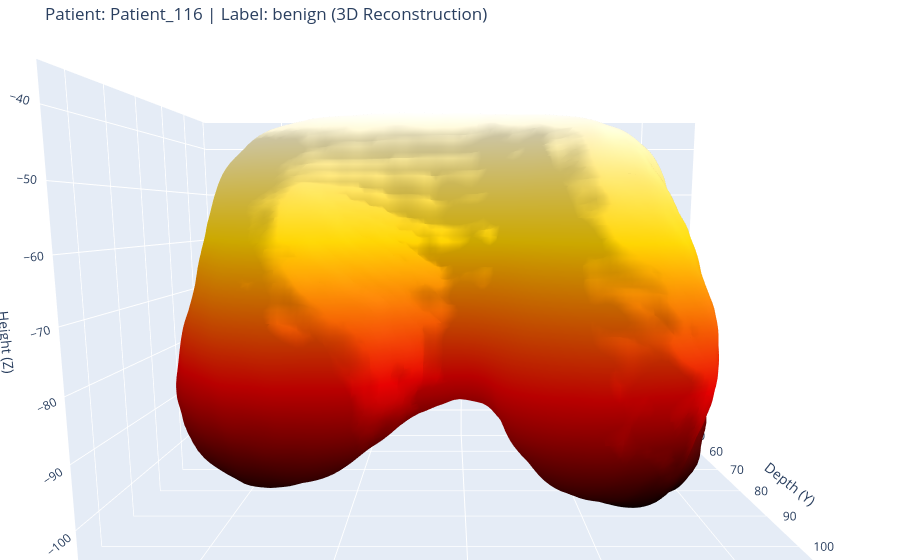
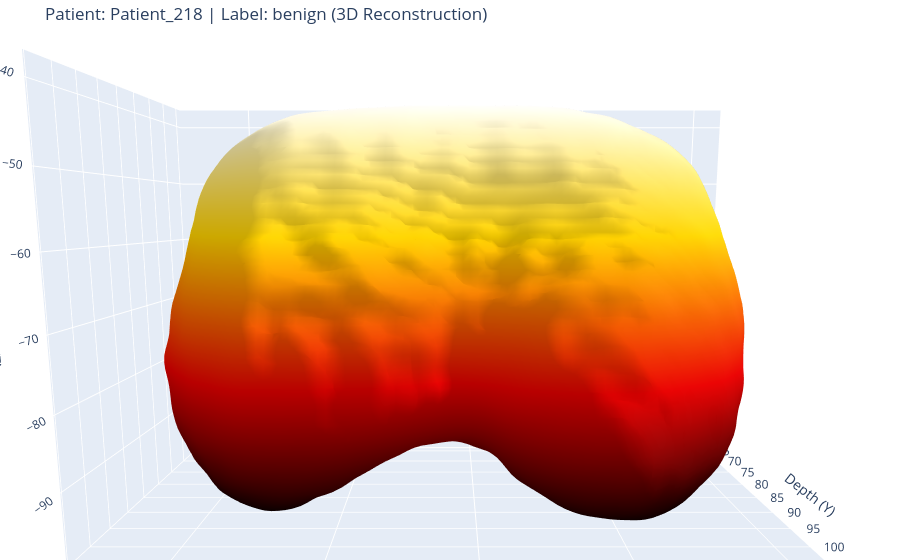
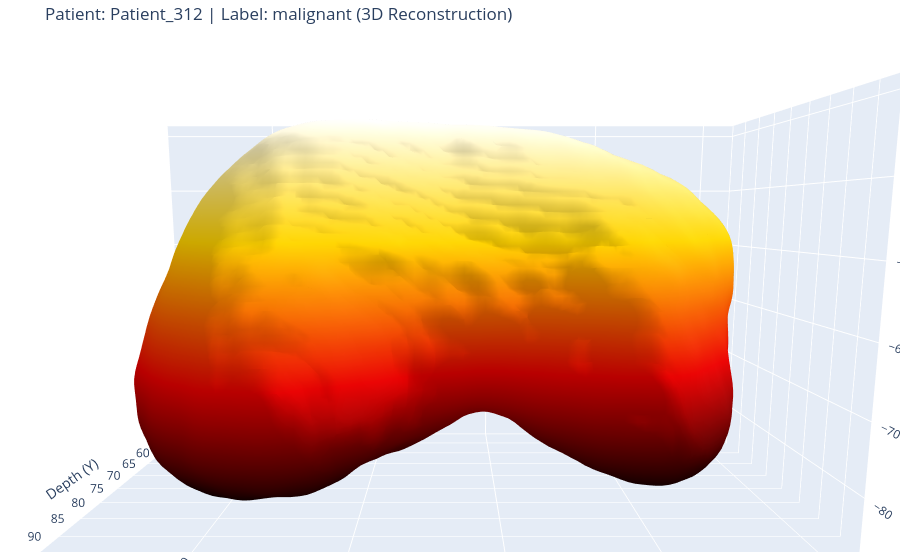
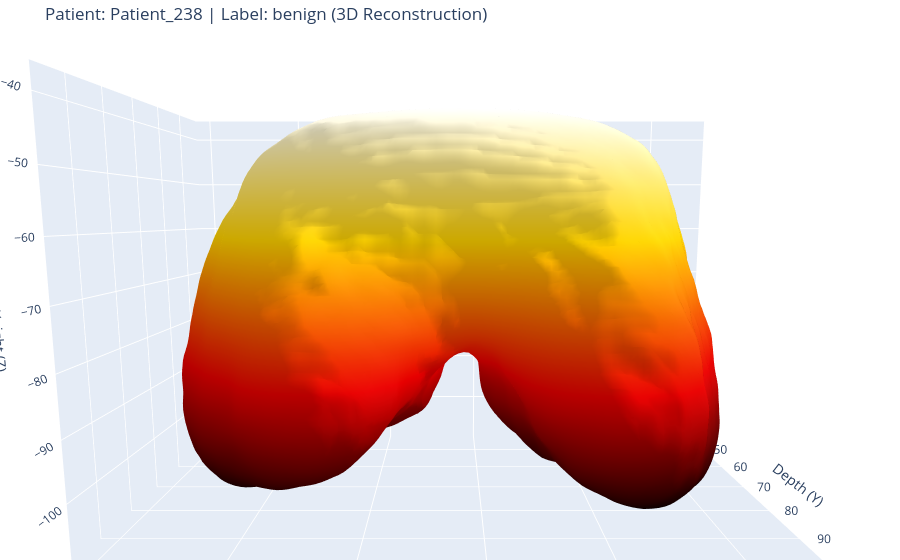

The notebook cell these images were saved under, in order:
### Markdown cell above
## Post-Training 3D Visualization (Local Laptop)
Run this cell to perform inference using explicit local Windows paths.

### Code cell
# ════════════════════════════════════════════════════════════════
# 3D VISUALIZATION OF RANDOM PATIENTS (LAPTOP LOCAL) - UPRIGHT
# ════════════════════════════════════════════════════════════════
import random
import io
from IPython.display import display, Image
import torch
from pathlib import Path
from skimage.measure import marching_cubes
from scipy.ndimage import gaussian_filter
import plotly.graph_objects as go

# NOTE: All classes (UNet, Encoder2D, Decoder3D, PatientDataset, build_patient_groups)
# are defined in earlier cells. Make sure to run those cells first.

def visualize_random_patients_local(n=5):
    device = torch.device("cuda" if torch.cuda.is_available() else "cpu")
    print(f"Using device: {device}")
    
    # Hardcoded Absolute Paths for your Laptop
    unet_ckpt = r"../../UNET_Segmentation/breast_segmentation_unet_best_gpu.pth"
    tiff_base = r"../../data/organized_by_patient"
    ckpt_path = Path(r"../../UNET_Segmentation/3DBreastnet/checkpoints_3d/3dbreastnet_best.pth")
    
    if not ckpt_path.exists():
        print(f"Error: No trained model found at {ckpt_path}.")
        return
        
    print("Loading checkpoints...")
    
    unet = UNet().to(device)
    unet.load_state_dict(torch.load(unet_ckpt, map_location=device, weights_only=False))
    unet.eval()
    
    ckpt = torch.load(ckpt_path, map_location=device, weights_only=False)
    enc = Encoder2D().to(device)
    dec = Decoder3D().to(device)
    enc.load_state_dict(ckpt["enc"])
    dec.load_state_dict(ckpt["dec"])
    enc.eval(); dec.eval()
    
    print(f"Loading patient list from {tiff_base}...")
    groups = build_patient_groups(tiff_base)
    if len(groups) == 0: 
        print("No patients found. Check dataset path.")
        return
    
    selected = random.sample(groups, min(n, len(groups)))
    dataset = PatientDataset(selected, unet, device)
    
    print(f"Generating 3D models for {len(selected)} patients...")
    
    for i in range(len(dataset)):
        item = dataset[i]
        pid, label = item["patient_id"], item["label"]
        m5 = item["masks_5ch"].unsqueeze(0).to(device)
        
        with torch.no_grad(), torch.amp.autocast("cuda", enabled=torch.cuda.is_available()):
            vol = dec(enc(m5))
        # Ensure we convert any mixed-precision output to float32 before NumPy/SciPy
        vol = vol.float()
        vol_np = vol[0, 0].cpu().numpy()
        vol_np = gaussian_filter(vol_np, sigma=1.5)  # Smooth for better mesh extraction
        
        try:
            verts, faces, normals, values = marching_cubes(vol_np, level=0.02)
            
            fig = go.Figure(data=[
                go.Mesh3d(
                    # SWAPPED AXES to make the patient stand upright!
                    x=verts[:, 2],     # Width mapped to X (left/right)
                    y=verts[:, 0],     # Depth mapped to Y (front/back)
                    z=-verts[:, 1],    # Height mapped to Z (inverted so head points up)
                    
                    i=faces[:, 0], j=faces[:, 1], k=faces[:, 2],
                    colorscale='Hot',
                    intensity=-verts[:, 1],  # Apply heat gradient vertically
                    showscale=False
                )
            ])
            
                        # Lock the camera ratio so it doesn't squish the breasts
            fig.update_layout(
                title=f"Patient: {pid} | Label: {label} (3D Reconstruction)",
                scene=dict(
                    xaxis_title='Width (X)', 
                    yaxis_title='Depth (Y)', 
                    zaxis_title='Height (Z)',
                    aspectmode='data',
                    camera=dict(
                        up=dict(x=0, y=0, z=1),         # Ensure Z is up
                        eye=dict(x=0, y=1.5, z=0.2)     # <--- MOVED TO POSITIVE Y (Looking from the front!)
                    )
                ),
                margin=dict(l=0, r=0, b=0, t=40)
            )

            fig.show()
        except ValueError:
            print(f"Could not generate 3D mesh for {pid} (volume might be empty).")

# Run it!
visualize_random_patients_local(n=5)

### Figure 1 — Plotly figure (JSON) as saved in the notebook; plotly's stock layout.template omitted (floating-point values rounded to 4 significant figures; data arrays with more than 128 entries replaced by an {"elided": "..."} marker saying what was removed)
{"data": [{"colorscale": [[0, "rgb(0,0,0)"], [0.3333, "rgb(230,0,0)"], [0.6667, "rgb(255,210,0)"], [1, "rgb(255,255,255)"]], "i": {"elided": "51700 int values"}, "intensity": {"elided": "25856 float values"}, "j": {"elided": "51700 int values"}, "k": {"elided": "51700 int values"}, "showscale": false, "type": "mesh3d", "x": {"elided": "25856 float values"}, "y": {"elided": "25856 float values"}, "z": {"elided": "25856 float values"}}], "layout": {"margin": {"b": 0, "l": 0, "r": 0, "t": 40}, "scene": {"aspectmode": "data", "camera": {"eye": {"x": 0, "y": 1.5, "z": 0.2}, "up": {"x": 0, "y": 0, "z": 1}}, "xaxis": {"title": {"text": "Width (X)"}}, "yaxis": {"title": {"text": "Depth (Y)"}}, "zaxis": {"title": {"text": "Height (Z)"}}}, "title": {"text": "Patient: Patient_116 | Label: benign (3D Reconstruction)"}}}

### Figure 2 — Plotly figure (JSON) as saved in the notebook; plotly's stock layout.template omitted (floating-point values rounded to 4 significant figures; data arrays with more than 128 entries replaced by an {"elided": "..."} marker saying what was removed)
{"data": [{"colorscale": [[0, "rgb(0,0,0)"], [0.3333, "rgb(230,0,0)"], [0.6667, "rgb(255,210,0)"], [1, "rgb(255,255,255)"]], "i": {"elided": "36316 int values"}, "intensity": {"elided": "18160 float values"}, "j": {"elided": "36316 int values"}, "k": {"elided": "36316 int values"}, "showscale": false, "type": "mesh3d", "x": {"elided": "18160 float values"}, "y": {"elided": "18160 float values"}, "z": {"elided": "18160 float values"}}], "layout": {"margin": {"b": 0, "l": 0, "r": 0, "t": 40}, "scene": {"aspectmode": "data", "camera": {"eye": {"x": 0, "y": 1.5, "z": 0.2}, "up": {"x": 0, "y": 0, "z": 1}}, "xaxis": {"title": {"text": "Width (X)"}}, "yaxis": {"title": {"text": "Depth (Y)"}}, "zaxis": {"title": {"text": "Height (Z)"}}}, "title": {"text": "Patient: Patient_218 | Label: benign (3D Reconstruction)"}}}

### Figure 3 — Plotly figure (JSON) as saved in the notebook; plotly's stock layout.template omitted (floating-point values rounded to 4 significant figures; data arrays with more than 128 entries replaced by an {"elided": "..."} marker saying what was removed)
{"data": [{"colorscale": [[0, "rgb(0,0,0)"], [0.3333, "rgb(230,0,0)"], [0.6667, "rgb(255,210,0)"], [1, "rgb(255,255,255)"]], "i": {"elided": "37128 int values"}, "intensity": {"elided": "18566 float values"}, "j": {"elided": "37128 int values"}, "k": {"elided": "37128 int values"}, "showscale": false, "type": "mesh3d", "x": {"elided": "18566 float values"}, "y": {"elided": "18566 float values"}, "z": {"elided": "18566 float values"}}], "layout": {"margin": {"b": 0, "l": 0, "r": 0, "t": 40}, "scene": {"aspectmode": "data", "camera": {"eye": {"x": 0, "y": 1.5, "z": 0.2}, "up": {"x": 0, "y": 0, "z": 1}}, "xaxis": {"title": {"text": "Width (X)"}}, "yaxis": {"title": {"text": "Depth (Y)"}}, "zaxis": {"title": {"text": "Height (Z)"}}}, "title": {"text": "Patient: Patient_312 | Label: malignant (3D Reconstruction)"}}}

### Figure 4 — Plotly figure (JSON) as saved in the notebook; plotly's stock layout.template omitted (floating-point values rounded to 4 significant figures; data arrays with more than 128 entries replaced by an {"elided": "..."} marker saying what was removed)
{"data": [{"colorscale": [[0, "rgb(0,0,0)"], [0.3333, "rgb(230,0,0)"], [0.6667, "rgb(255,210,0)"], [1, "rgb(255,255,255)"]], "i": {"elided": "59788 int values"}, "intensity": {"elided": "29896 float values"}, "j": {"elided": "59788 int values"}, "k": {"elided": "59788 int values"}, "showscale": false, "type": "mesh3d", "x": {"elided": "29896 float values"}, "y": {"elided": "29896 float values"}, "z": {"elided": "29896 float values"}}], "layout": {"margin": {"b": 0, "l": 0, "r": 0, "t": 40}, "scene": {"aspectmode": "data", "camera": {"eye": {"x": 0, "y": 1.5, "z": 0.2}, "up": {"x": 0, "y": 0, "z": 1}}, "xaxis": {"title": {"text": "Width (X)"}}, "yaxis": {"title": {"text": "Depth (Y)"}}, "zaxis": {"title": {"text": "Height (Z)"}}}, "title": {"text": "Patient: Patient_238 | Label: benign (3D Reconstruction)"}}}
